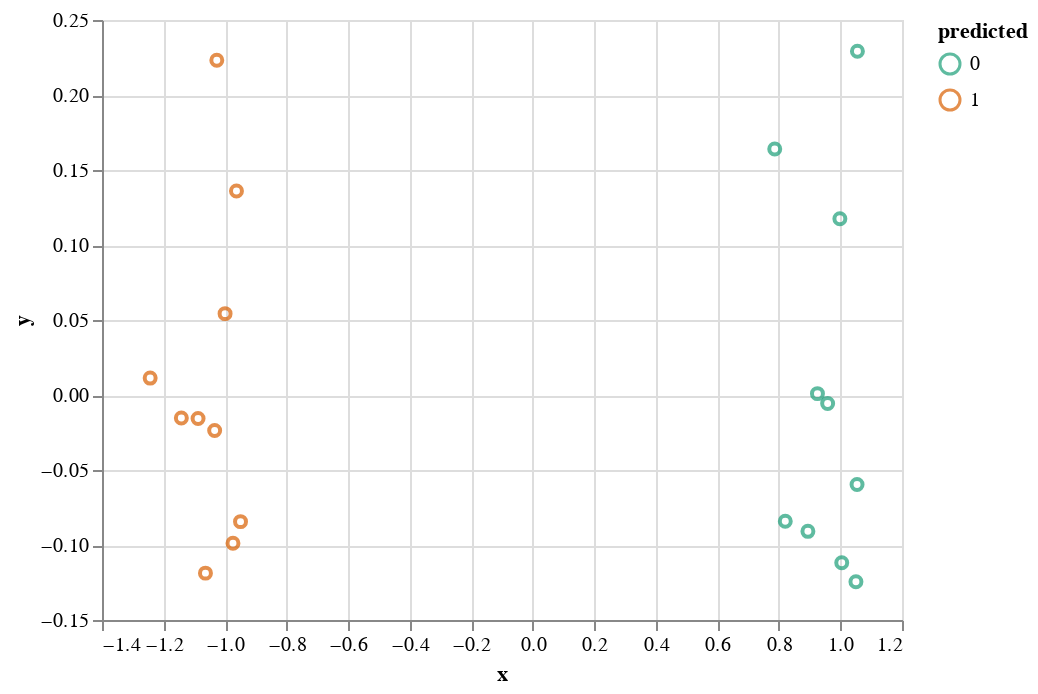

Notebook code cell kept with this figure:
### Code cell
print(f"CHC performance: {normalized_mutual_info_score(y_chc, data.ys)}")
p = AltairPlotter()
p.assignments(data.xs, y_chc)

### Figure 1 — Vega-Lite specification as saved in the notebook (floating-point values rounded to 4 significant figures)
{"config": {"view": {"continuousWidth": 400, "continuousHeight": 300}}, "data": {"name": "data-2cb786019f6d398bbe1c73c19c329bf0"}, "mark": "point", "encoding": {"color": {"type": "nominal", "field": "predicted", "scale": {"scheme": "dark2"}}, "x": {"type": "quantitative", "field": "x"}, "y": {"type": "quantitative", "field": "y"}}, "$schema": "https://vega.github.io/schema/vega-lite/v4.8.1.json", "datasets": {"data-2cb786019f6d398bbe1c73c19c329bf0": [{"x": 0.9583, "y": -0.005627, "predicted": 0}, {"x": 0.7864, "y": 0.164, "predicted": 0}, {"x": 0.8207, "y": -0.08417, "predicted": 0}, {"x": 1.05, "y": -0.1245, "predicted": 0}, {"x": 0.8942, "y": -0.0909, "predicted": 0}, {"x": 1.055, "y": 0.2292, "predicted": 0}, {"x": 1.004, "y": -0.1118, "predicted": 0}, {"x": 1.054, "y": -0.05962, "predicted": 0}, {"x": 0.9981, "y": 0.1175, "predicted": 0}, {"x": 0.9252, "y": 0.0009025, "predicted": 0}, {"x": -1.088, "y": -0.01564, "predicted": 1}, {"x": -0.9743, "y": -0.09888, "predicted": 1}, {"x": -1.034, "y": -0.02362, "predicted": 1}, {"x": -1.064, "y": -0.1188, "predicted": 1}, {"x": -1.142, "y": -0.01535, "predicted": 1}, {"x": -1.027, "y": 0.2231, "predicted": 1}, {"x": -1.243, "y": 0.01127, "predicted": 1}, {"x": -0.963, "y": 0.136, "predicted": 1}, {"x": -0.9498, "y": -0.08442, "predicted": 1}, {"x": -1.0, "y": 0.05424, "predicted": 1}]}}
